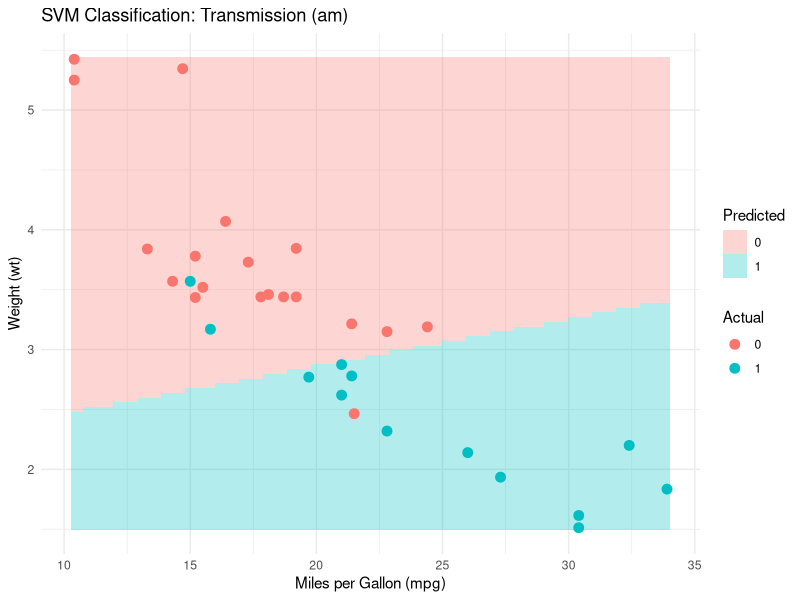
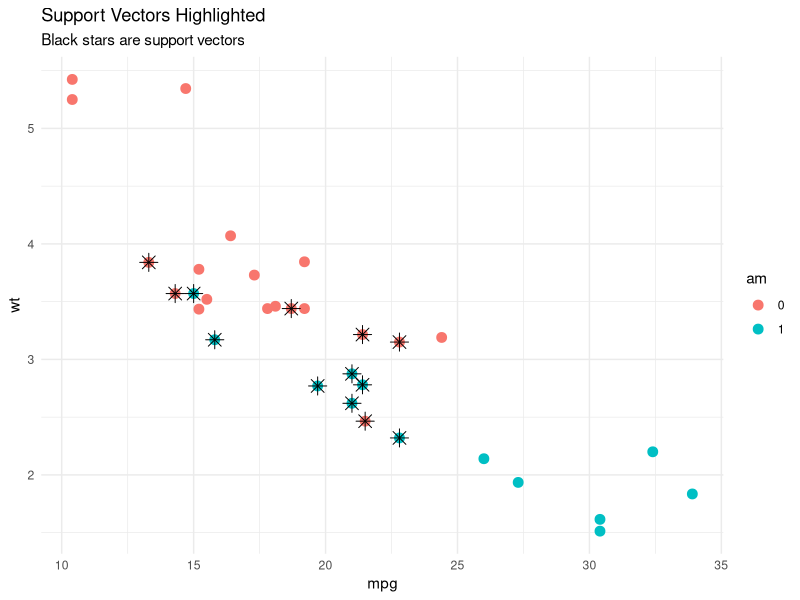

The R script that drew these images, in order:
# Load packages
library(e1071)
library(ggplot2)

# Prepare data
data(mtcars)
mtcars$am <- factor(mtcars$am)

# Train SVM model
svm_model <- svm(am ~ mpg + hp + wt, data = mtcars, kernel = "linear")  # using linear kernel for interpretability

# Predictions
pred_svm <- predict(svm_model, mtcars)

# Confusion matrix
conf_matrix <- table(Predicted = pred_svm, Actual = mtcars$am)
print(conf_matrix)

# Create prediction grid
mpg_seq <- seq(min(mtcars$mpg), max(mtcars$mpg), length = 100)
wt_seq <- seq(min(mtcars$wt), max(mtcars$wt), length = 100)
grid <- expand.grid(mpg = mpg_seq, wt = wt_seq)
grid$hp <- median(mtcars$hp)  # fix hp at median

# Predict on grid
grid$pred <- predict(svm_model, newdata = grid)

# Plot decision boundary
ggplot() +
  geom_tile(data = grid, aes(x = mpg, y = wt, fill = pred), alpha = 0.3) +
  geom_point(data = mtcars, aes(x = mpg, y = wt, color = am), size = 3) +
  labs(title = "SVM Classification: Transmission (am)",
       x = "Miles per Gallon (mpg)", y = "Weight (wt)",
       fill = "Predicted", color = "Actual") +
  theme_minimal()

# Extract support vectors
support_vectors <- mtcars[svm_model$index, ]

ggplot(mtcars, aes(x = mpg, y = wt, color = am)) +
  geom_point(size = 3) +
  geom_point(data = support_vectors, aes(x = mpg, y = wt), shape = 8, size = 4, color = "black") +
  labs(title = "Support Vectors Highlighted",
       subtitle = "Black stars are support vectors",
       x = "mpg", y = "wt") +
  theme_minimal()
